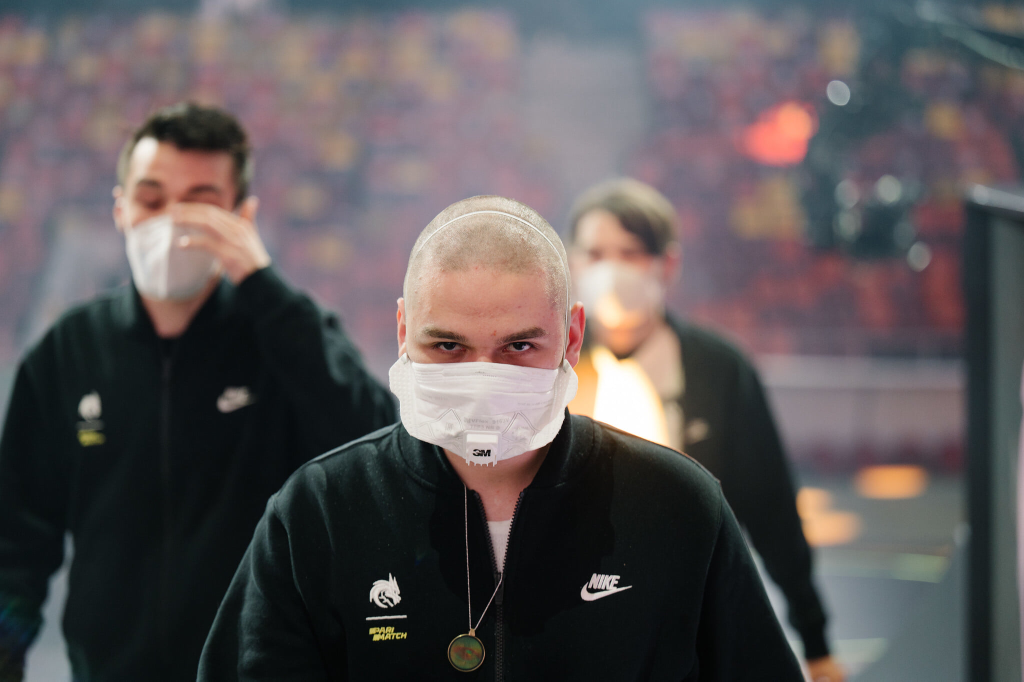
//> input picture Laba1(OpenCV)/yatorogod.jpg, 2048 x 1363 px (shown at 1/2 size)
$ ./Laba1_OpenCV_   (built with g++ and OpenCV 4)
//> lines starting //> are read from the running program, lines starting //| are printed output that depends on the picture; after the words box and inside, x2 and y2 are one past the last pixel; in counts of white or black regions, pixels touching at a corner belong together
#include <iostream>
#include <opencv2/core/core.hpp>
#include <opencv2/highgui/highgui.hpp>
#include <opencv2/imgproc.hpp>

using namespace std;
using namespace cv;

int main()
{
    Mat picture = imread("yatorogod.jpg");
//> picture is the input picture: 1363 rows x 2048 cols, CV_8UC3; mean B, G, R 88, 86.8, 92.7

    if (picture.empty()) {
        cout << "Missing picture!" << endl;
        return -1;
    }
    resize(picture , picture ,Size(), 0.5 , 0.5);
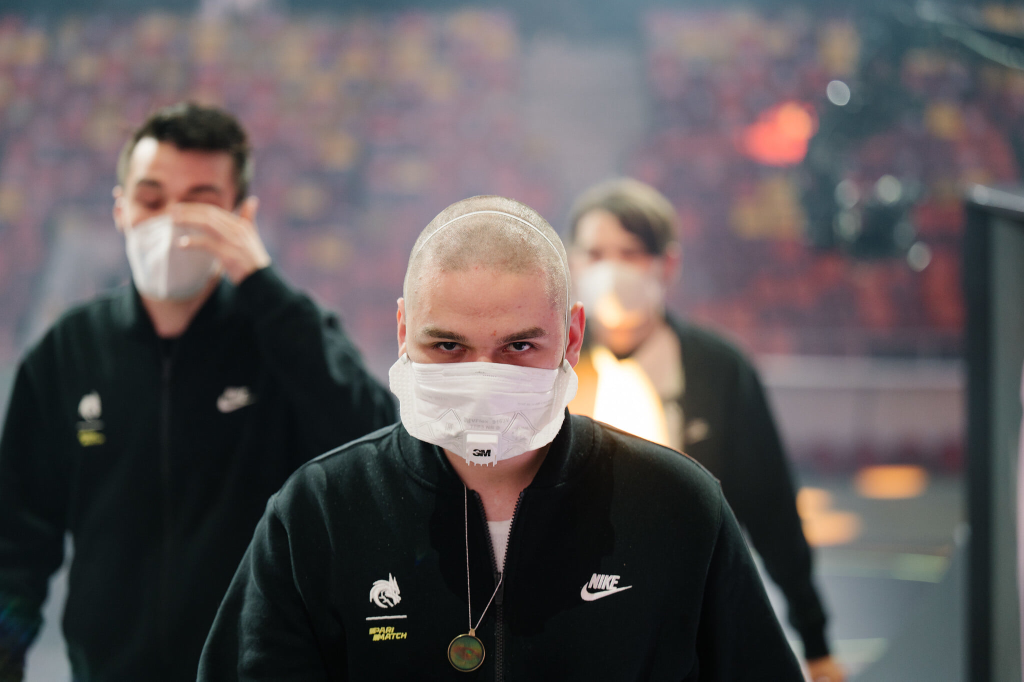
//> picture: 682 rows x 1024 cols, CV_8UC3; mean B, G, R 88.1, 86.9, 92.7

    // отображение оригинальной картинки
    imshow("Оriginal Yatoro", picture);
    waitKey(0);

    //отображение чёрно-белой версии изображения
    Mat black_and_white_picture;
    cvtColor(picture, black_and_white_picture, COLOR_RGBA2GRAY);
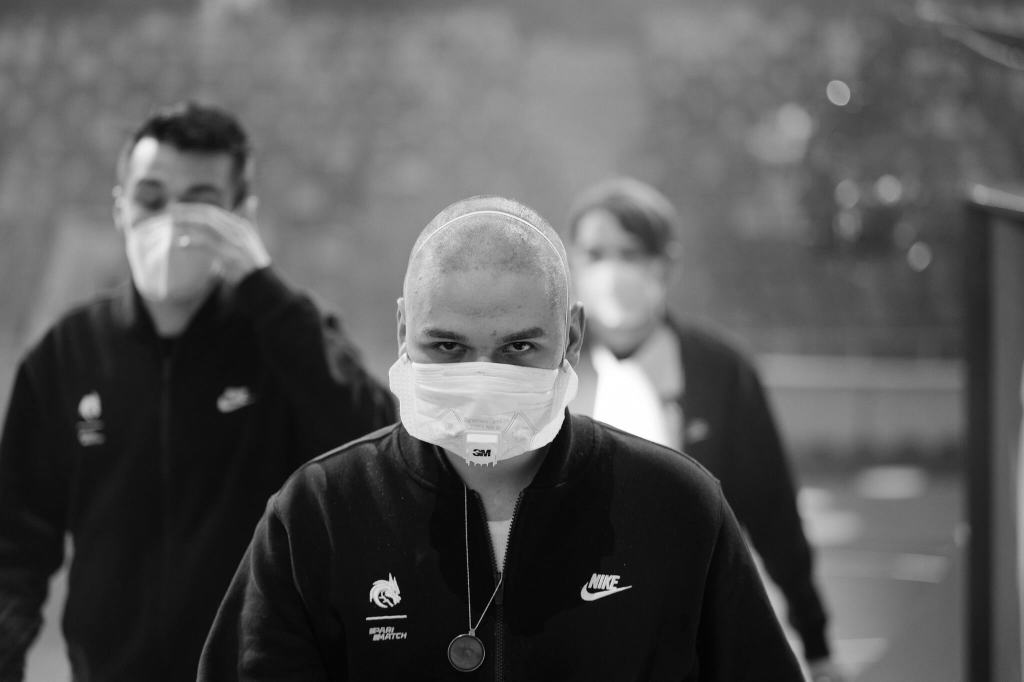
//> black_and_white_picture: 682 rows x 1024 cols, CV_8UC1; min 2, max 255, mean 87.9
    imshow("Black and white Yatoro", black_and_white_picture);
    waitKey(0);

    //отображение YUV версии изображения
    Mat yuv_picture;
    cvtColor(picture, yuv_picture, COLOR_BGR2YUV);
//> yuv_picture: 682 rows x 1024 cols, CV_8UC3; mean of channels 0, 1, 2 88.8, 127.6, 131.4
    imshow("YUV Yatoro", yuv_picture);
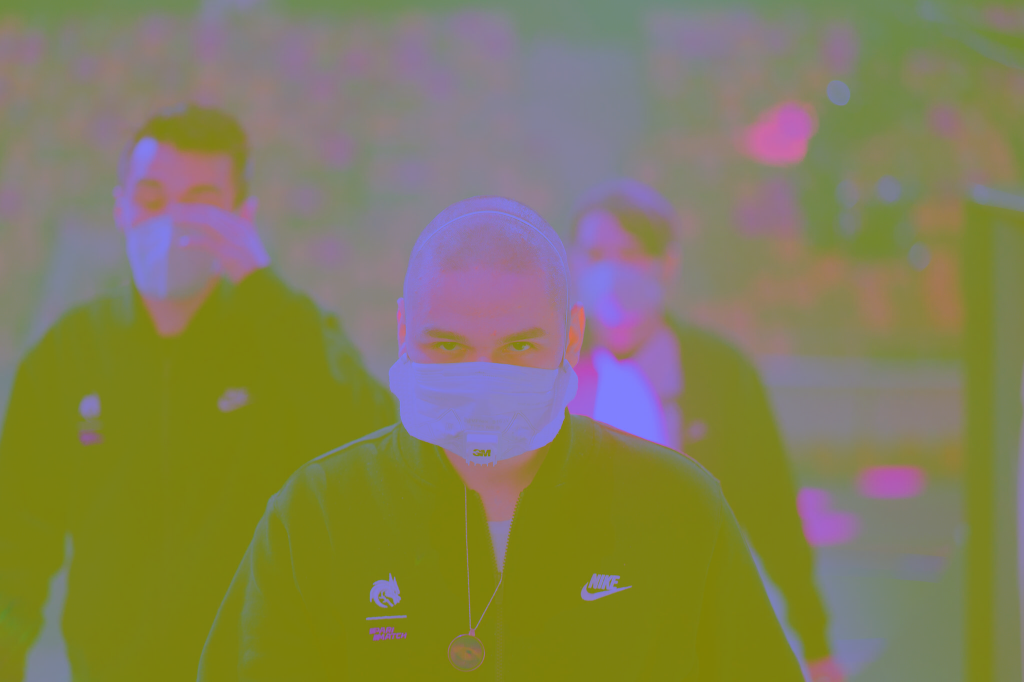
//> window 'YUV Yatoro': 682 rows x 1024 cols, CV_8UC3; mean B, G, R 88.8, 127.6, 131.4
    waitKey(0);

    //оторажение изображения в схеме HSV
    Mat hsv_picture;
    cvtColor(picture, hsv_picture, COLOR_BGR2HSV);
//> hsv_picture: 682 rows x 1024 cols, CV_8UC3; mean H, S, V 94.4, 58.6, 98.9
    imshow("HSV Yatoro", hsv_picture);
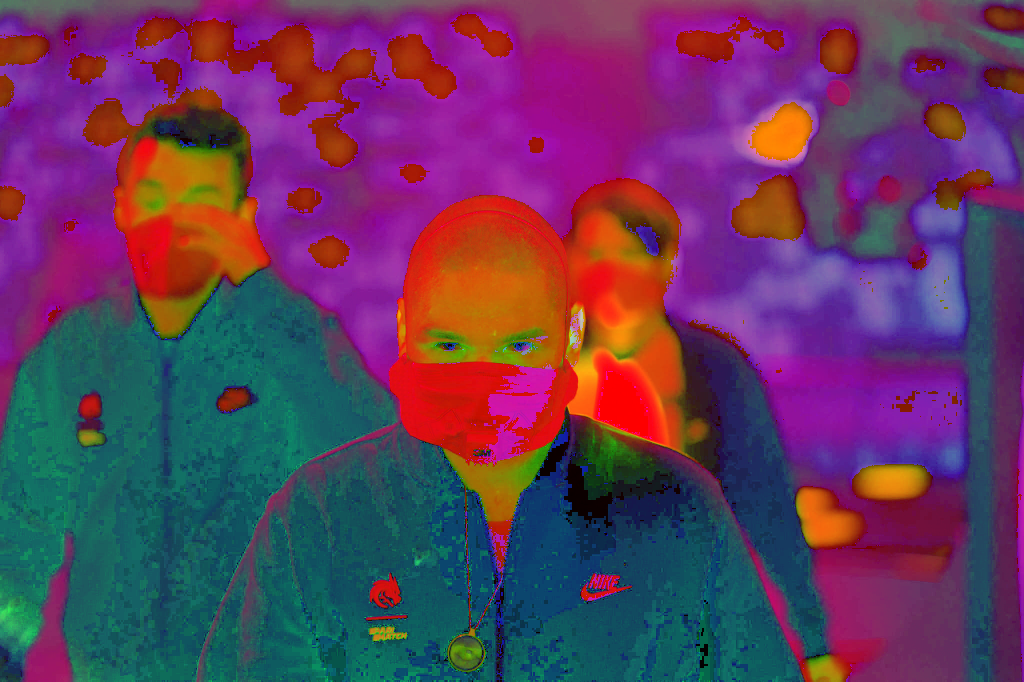
//> window 'HSV Yatoro': 682 rows x 1024 cols, CV_8UC3; mean B, G, R 94.4, 58.6, 98.9
    waitKey(0);

    //отображение краев обьектов
    Mat edge_picture;
    Canny(picture, edge_picture, 100, 200);
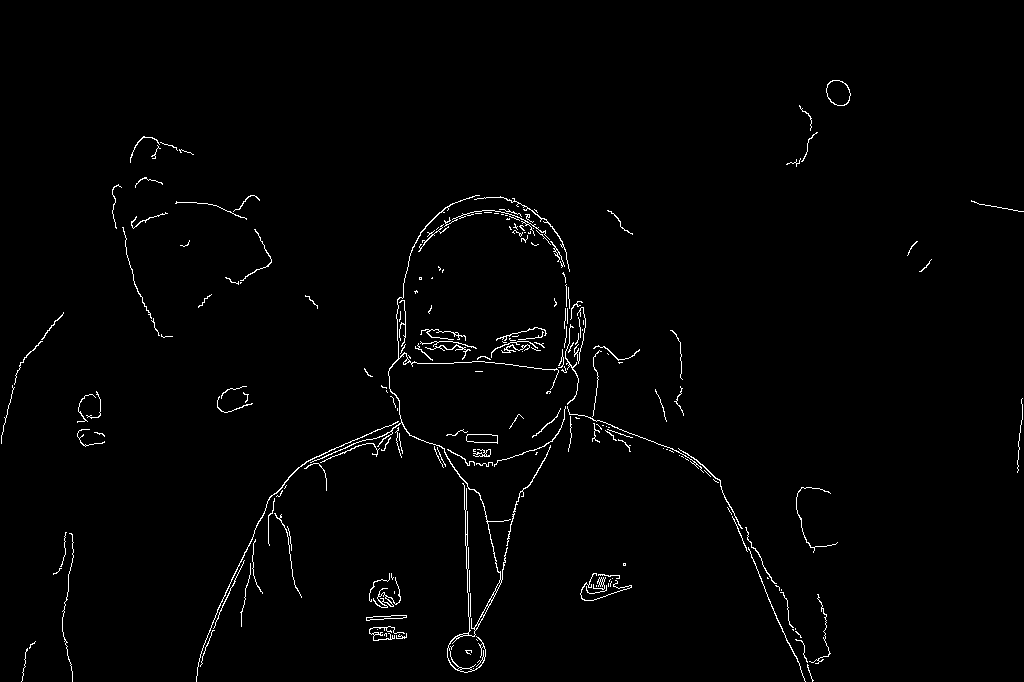
//> edge_picture: 682 rows x 1024 cols, CV_8UC1; 1.4% white in thin lines or dots, all inside (x1, y1, x2, y2) = (1, 80, 1024, 682)
    imshow("Edge Yatoro", edge_picture);
    waitKey(0);

    //отображение размытого изображения
    Mat gauss_picture;
    GaussianBlur(picture, gauss_picture, Size(15, 15), 0);
    imshow("Gauss Yatoro", gauss_picture);
    waitKey(0);


    return 0;
}
